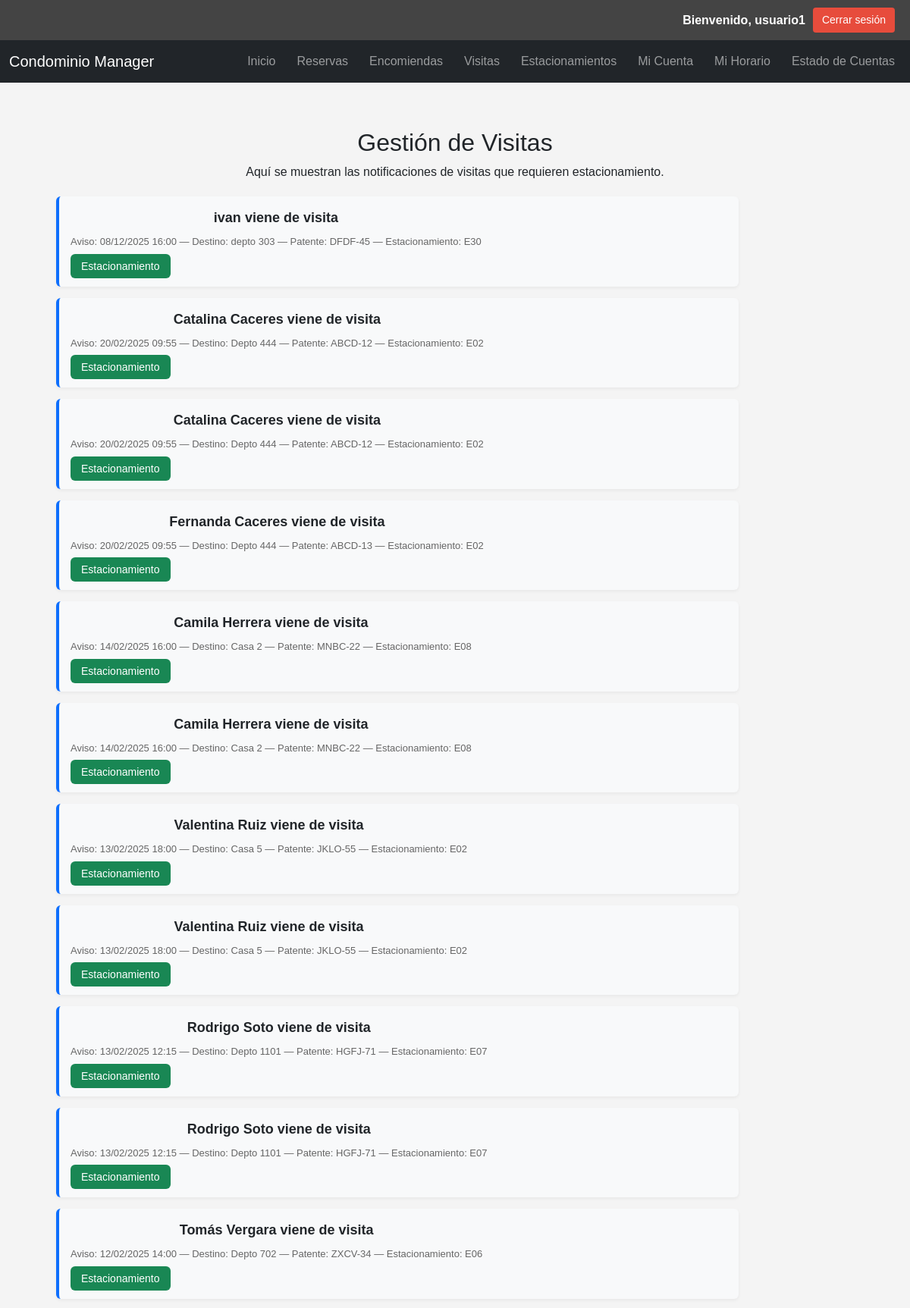
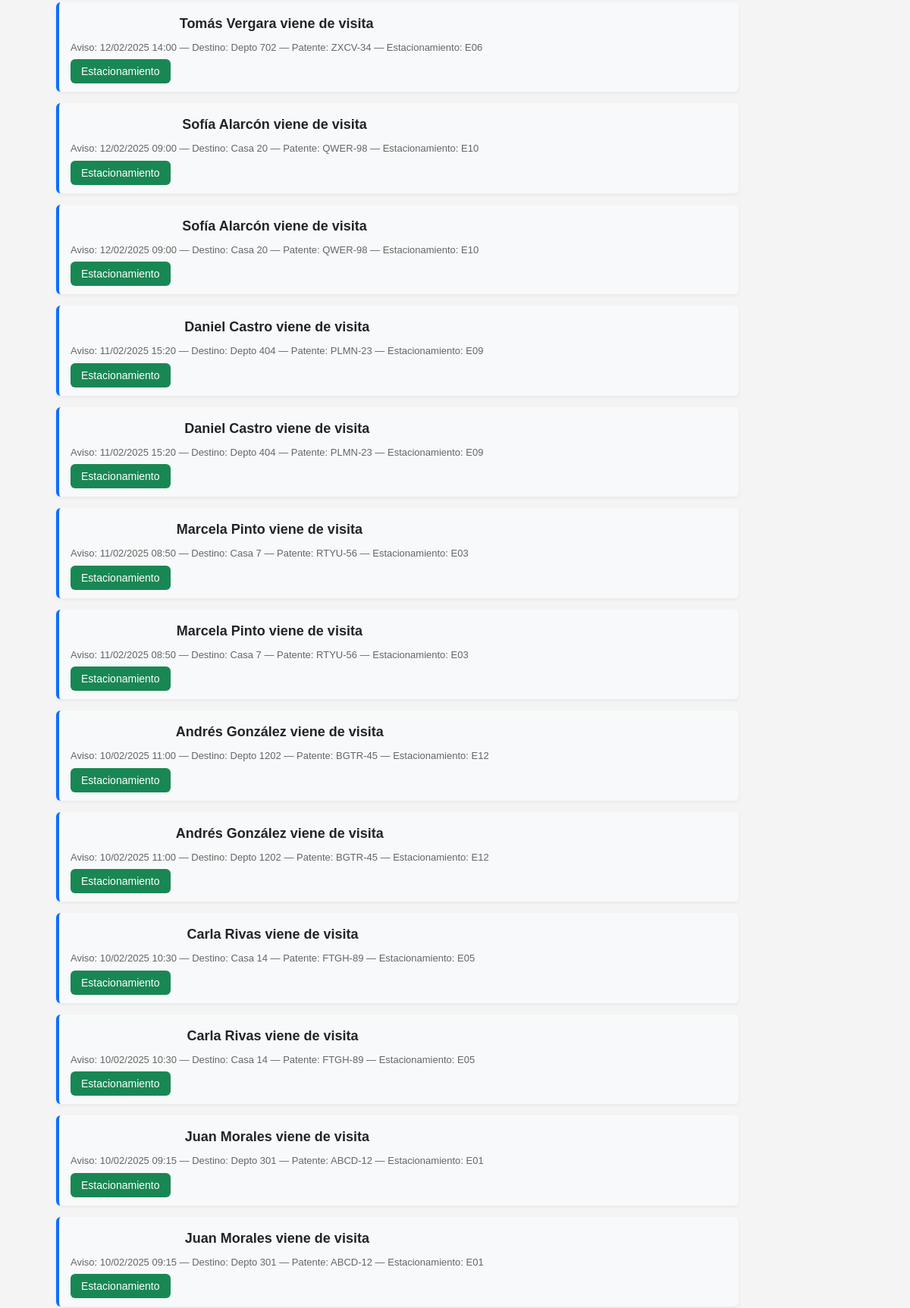
The app's page /index.php?page=visitas (signed in, upper part) with its own data (2 pictures, top to bottom).
### tables this page shows
CREATE TABLE `visita` (
  `id_visita` int(11) NOT NULL,
  `rut` varchar(20) DEFAULT NULL,
  `nombres` varchar(100) DEFAULT NULL,
  `destino` varchar(500) DEFAULT NULL,
  `asunto` varchar(500) DEFAULT NULL,
  `patente` varchar(100) DEFAULT NULL,
  `estacionamiento` varchar(100) DEFAULT NULL,
  `phono` varchar(20) DEFAULT NULL,
  `horaInicio` datetime DEFAULT NULL,
  `horaFin` datetime DEFAULT NULL,
  `fechaIngreso` datetime DEFAULT NULL,
  `estado` int(11) DEFAULT NULL
);

### pages/visitas.php (the view, shortened to what this page needs)
<?php
require_once("config/db.php");
?>
<div class="container mt-4">
    <h2>Gestión de Visitas</h2>
    <p>Aquí se muestran las notificaciones de visitas que requieren estacionamiento.</p>
    <section id="visita-list" class="visita-list">
        <?php
        try {
            $sql = "SELECT * FROM visita WHERE estado = 1 ORDER BY fechaIngreso DESC";
            $stmt = $conn->query($sql);
            $visitas = $stmt->fetchAll(PDO::FETCH_ASSOC);
            if (empty($visitas)) {
                echo "<p>No hay visitas registradas.</p>";
            } else {
                foreach ($visitas as $v) {
                    echo "<div class='visita-item'>";
                        echo "<div class='visita-info'>";
                            echo "<div class='visita-title'>{$v['nombres']} viene de visita</div>";
                            echo "<div class='visita-meta'>";
                                echo "Aviso: " . date("d/m/Y H:i", strtotime($v['fechaIngreso'])) .
                                     " — Destino: {$v['destino']} — Patente: {$v['patente']} — Estacionamiento: {$v['estacionamiento']}";
                            echo "</div>";
                        echo "</div>";
                        echo "<div class='visita-actions'>";
                            echo "<a href='index.php?page=estacionamientos' class='btn-est'>Estacionamiento</a>";
                        echo "</div>";
                    echo "</div>";
                }
            }
        } catch (PDOException $e) {
            echo "<p>Error al cargar visitas: " . $e->getMessage() . "</p>";
        }
        ?>
    </section>
</div>

### assets/styles.css (style rules this page uses)
body { font-family: Arial, sans-serif; margin: 0; padding: 0; background: #f4f4f4; }
.visita-list { margin: 20px; display: flex; flex-direction: column; gap: 15px; width: 100%; max-width: 900px; }
.visita-item { display: flex; flex-direction: column; justify-content: space-between; align-items: flex-start; background: #f8f9fa; border-left: 4px solid #0d6efd; padding: 15px; border-radius: 6px; box-shadow: 0 2px 4px rgba(0,0,0,.05); }
.visita-title { font-weight: bold; font-size: 18px; margin-bottom: 8px; }
.visita-meta { font-size: 13px; color: #666; margin-bottom: 10px; }
.btn-est { background: #198754; color: #fff; padding: 8px 14px; text-decoration: none; border-radius: 6px; font-size: 14px; transition: .2s; margin-top: 8px; }

### records on screen
visita: nombres "ivan", fechaIngreso "08/12/2025 16:00", destino "depto 303", patente "DFDF-45", estacionamiento "E30"
visita: nombres "Catalina Caceres", fechaIngreso "20/02/2025 09:55", destino "Depto 444", patente "ABCD-12", estacionamiento "E02"
visita: nombres "Catalina Caceres", fechaIngreso "20/02/2025 09:55", destino "Depto 444", patente "ABCD-12", estacionamiento "E02"
visita: nombres "Fernanda Caceres", fechaIngreso "20/02/2025 09:55", destino "Depto 444", patente "ABCD-13", estacionamiento "E02"
visita: nombres "Camila Herrera", fechaIngreso "14/02/2025 16:00", destino "Casa 2", patente "MNBC-22", estacionamiento "E08"
visita: nombres "Camila Herrera", fechaIngreso "14/02/2025 16:00", destino "Casa 2", patente "MNBC-22", estacionamiento "E08"
visita: nombres "Valentina Ruiz", fechaIngreso "13/02/2025 18:00", destino "Casa 5", patente "JKLO-55", estacionamiento "E02"
visita: nombres "Valentina Ruiz", fechaIngreso "13/02/2025 18:00", destino "Casa 5", patente "JKLO-55", estacionamiento "E02"
visita: nombres "Rodrigo Soto", fechaIngreso "13/02/2025 12:15", destino "Depto 1101", patente "HGFJ-71", estacionamiento "E07"
visita: nombres "Rodrigo Soto", fechaIngreso "13/02/2025 12:15", destino "Depto 1101", patente "HGFJ-71", estacionamiento "E07"
visita: nombres "Tomás Vergara", fechaIngreso "12/02/2025 14:00", destino "Depto 702", patente "ZXCV-34", estacionamiento "E06"
visita: nombres "Tomás Vergara", fechaIngreso "12/02/2025 14:00", destino "Depto 702", patente "ZXCV-34", estacionamiento "E06"
visita: nombres "Sofía Alarcón", fechaIngreso "12/02/2025 09:00", destino "Casa 20", patente "QWER-98", estacionamiento "E10"
visita: nombres "Sofía Alarcón", fechaIngreso "12/02/2025 09:00", destino "Casa 20", patente "QWER-98", estacionamiento "E10"
visita: nombres "Daniel Castro", fechaIngreso "11/02/2025 15:20", destino "Depto 404", patente "PLMN-23", estacionamiento "E09"
visita: nombres "Daniel Castro", fechaIngreso "11/02/2025 15:20", destino "Depto 404", patente "PLMN-23", estacionamiento "E09"
visita: nombres "Marcela Pinto", fechaIngreso "11/02/2025 08:50", destino "Casa 7", patente "RTYU-56", estacionamiento "E03"
visita: nombres "Marcela Pinto", fechaIngreso "11/02/2025 08:50", destino "Casa 7", patente "RTYU-56", estacionamiento "E03"
visita: nombres "Andrés González", fechaIngreso "10/02/2025 11:00", destino "Depto 1202", patente "BGTR-45", estacionamiento "E12"
visita: nombres "Andrés González", fechaIngreso "10/02/2025 11:00", destino "Depto 1202", patente "BGTR-45", estacionamiento "E12"
visita: nombres "Carla Rivas", fechaIngreso "10/02/2025 10:30", destino "Casa 14", patente "FTGH-89", estacionamiento "E05"
visita: nombres "Carla Rivas", fechaIngreso "10/02/2025 10:30", destino "Casa 14", patente "FTGH-89", estacionamiento "E05"
visita: nombres "Juan Morales", fechaIngreso "10/02/2025 09:15", destino "Depto 301", patente "ABCD-12", estacionamiento "E01"
visita: nombres "Juan Morales", fechaIngreso "10/02/2025 09:15", destino "Depto 301", patente "ABCD-12", estacionamiento "E01"

### other values on screen
$_SESSION['usuario'] "usuario1"
